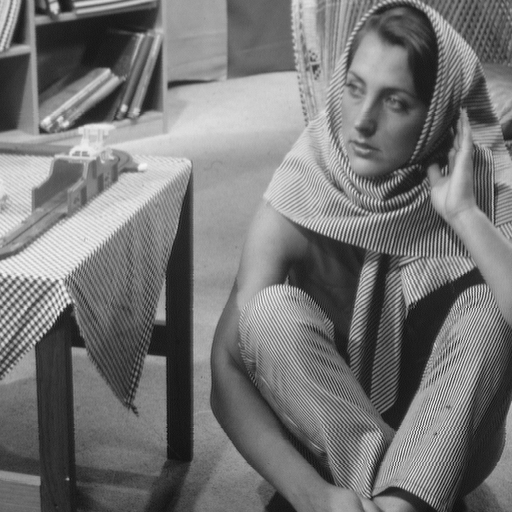
%> input picture image_encrypt_2D/1.bmp, 512 x 512 px, given in place of plain_image.bmp, which was not available; the run also reads 1 picture not shown here
$ octave Main_IQA.m   (GNU Octave 9; MATLAB toolbox functions it lacks are replaced by stand-ins)
%> lines starting %> are read from the running program, lines starting %| are printed output that depends on the picture; pictures that were not available may be replaced by others from this repository, and a replacement may not be noted
### image_encrypt_2D/entropy.m
function [entropy] = entropy(image)

T1=imhist(uint8(image));                        %统计图像R通道灰度值从0~255的分布情况，存至T1
S1=sum(T1);                                     %计算整幅图像R通道的灰度值
entropy=0;                                      %原始图片R通道相关性

for i=1:length(T1)
    pp1=T1(i)/S1;                               %每个灰度值占比，即每个灰度值的概率
    if pp1~=0
        entropy=entropy-pp1*log2(pp1);          %求信息熵
    end
end

### image_encrypt_2D/Main_IQA.m
%% 图像质量分析

clear;
clc;

% -- 1、密钥空间分析
% -- 2、密钥敏感性分析
% -- 3、像素相关性
% -- 4、信息熵
% -- 5、噪声攻击分析
% -- 6、阻塞攻击分析
% -- 7、已知明文和选择明文攻击 (做文字分析)
% -- 8、时间分析

plain_image = double(imread('plain_image.bmp'));      % -- 明文图像
%> plain_image: size 512x512 double; min 12, max 246, mean 117.4; mean of the top-left, top-right, bottom-left and bottom-right quarters 141.1, 126.4, 98.1, 103.9
image_encrypt = double(imread('image_encrypt.bmp'));  % -- 加密图像
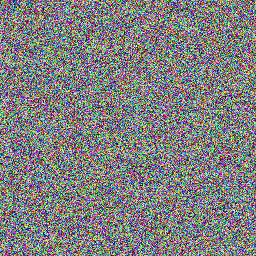
%> input picture image_encrypt_2D/image_encrypt.bmp, 256 x 256 px
carrier_image = double(imread('carrier_image.bmp'));  % -- 载体图像
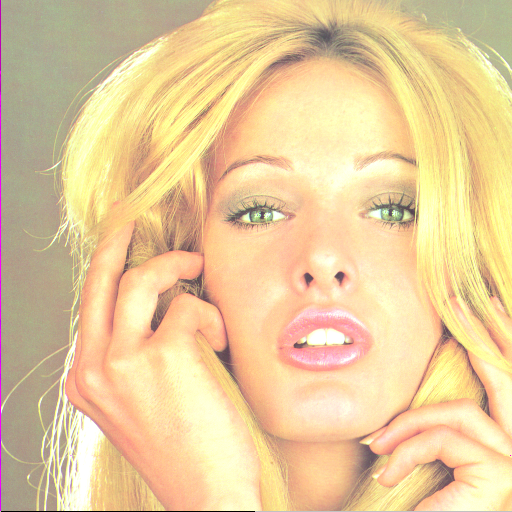
%> input picture image_encrypt_2D/carrier_image.bmp, 512 x 512 px
ciper_image = double(imread('ciper_image.bmp'));      % -- VM图像


%% 密钥空间大小

%-- 1、 k  2^48  sha-384值  用于生成四翼混沌系统，LTS，LSS, TSS的初始值 x01 r01 x02 r02 x03 r03
%-- 2、 entropy_R entropy_G entropy_B  3*10^14  明文信息熵用来更新LSS混沌系统初始值x02 r02得到 { x03 r03 }  生成用与DNA解密的混沌序列
%-- 3、 t1 t2 t3 t4  4 * 10^14  用于生成四翼混沌序列的初始值 { x0 y0 z0 w0 }
%-- 4、 x01_ r01_ x02_ r02_ x03_ r03_   6 * 10^14    用于生成LTS LSS TSS的初始值 { x01 r01 x02 r02 x03 r03 }
%-- 5、 量化参数 6 * 10^14
%--     {image_compress_R_min、image_compress_R_max、image_compress_G_min、image_compress_G_max、image_compress_B_min、image_compress_B_max}

%-- 密钥空间大小  (10^14)^9 >> 2^100


%% 图像的直方图
figure;imhist(uint8(plain_image(:,:,1)));title('明文图像的R通道的直方图');
%> after `title('明文图像的R通道的直方图')`:
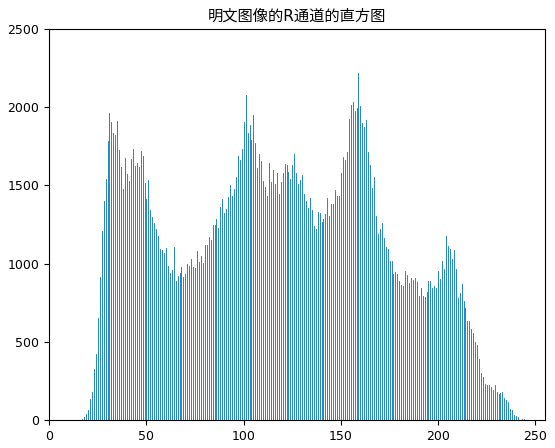
%> figure redrawn from the program's plot data; highest point at x = 159, y = 2217
figure;imhist(uint8(plain_image(:,:,2)));title('明文图像的G通道的直方图');
%> (this line was passed over: imhist is not available in this run)
figure;imhist(uint8(plain_image(:,:,3)));title('明文图像的B通道的直方图');
%> (this line was passed over: imhist is not available in this run)

figure;imhist(uint8(image_encrypt(:,:,1)));title('加密图像的R通道的直方图');
%> after `title('加密图像的R通道的直方图')`:
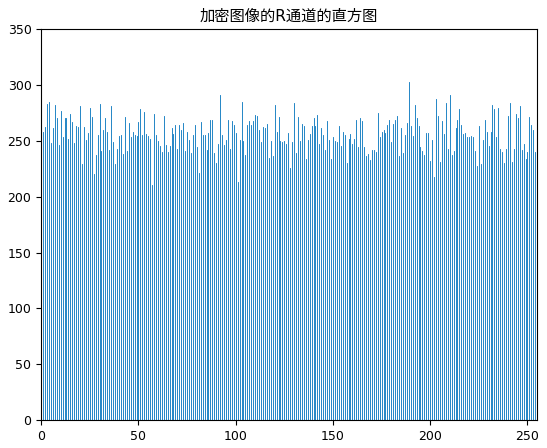
%> figure redrawn from the program's plot data; highest point at x = 189, y = 303
figure;imhist(uint8(image_encrypt(:,:,2)));title('加密图像的G通道的直方图');
%> after `title('加密图像的G通道的直方图')`:
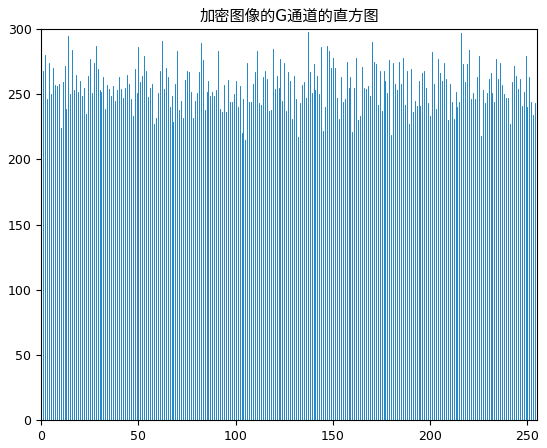
%> figure redrawn from the program's plot data; highest point at x = 137, y = 298
figure;imhist(uint8(image_encrypt(:,:,3)));title('加密图像的B通道的直方图');
%> after `title('加密图像的B通道的直方图')`:
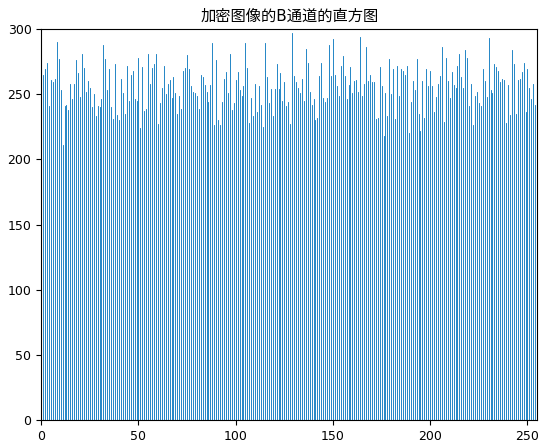
%> figure redrawn from the program's plot data; highest point at x = 129, y = 297


%% 信息熵分析（plain_image image_encrypt）
plain_image_entropy_R = entropy(plain_image(:,:,1));
%> in entropy, `T1=imhist(uint8(image));`: T1 = 256 values, max 2217 at index 160, min 0 at index 1, mean 1024
%> in entropy, `S1=sum(T1);`: S1 = 262144
%> the loop in entropy, `for i=1:length(T1)` made 256 passes
%> (pp1, entropy) on passes 13, 15, 16, 17, 18, 19, 20, 21, 22, 23, 24, 25: (7.63e-06, 0.00013), (7.63e-06, 0.000259), (1.53e-05, 0.000504), (1.14e-05, 0.000691), (3.43e-05, 0.0012), (8.39e-05, 0.00234), (0.000156, 0.00431), (0.000259, 0.0074), (0.000511, 0.013), (0.000679, 0.0201), (0.00126, 0.0322), (0.00162, 0.0472)
%> pp1 on passes 1 to 6: 0, 0, 0, 0, 0, 0
%> after the loop in entropy, `for i=1:length(T1)`: entropy = 7.63
%> plain_image_entropy_R = 7.63
%> (the run ends here)
